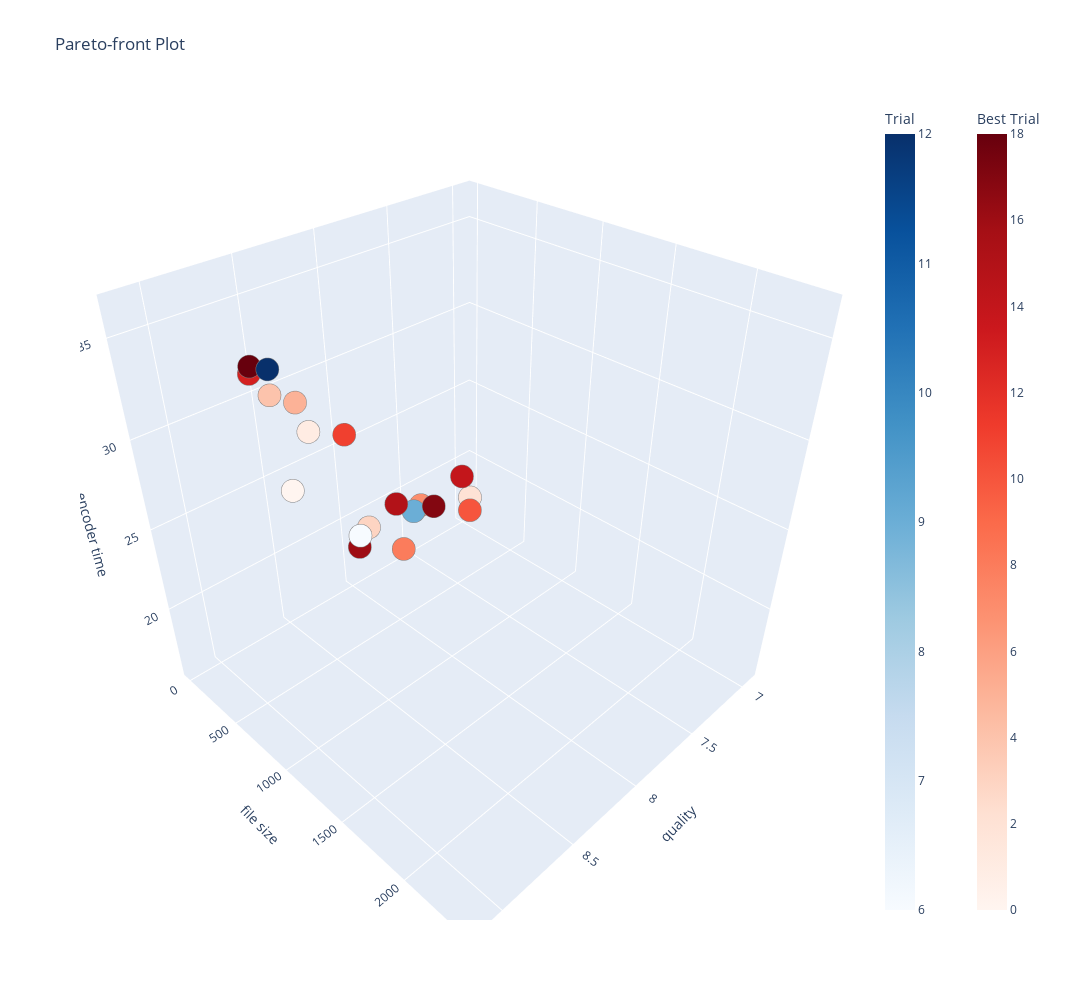

Notebook code for this chart:
### Code cell
import optuna.visualization
import pickle

with open("study.pkl", "rb") as fd:
    study = pickle.load(fd)
fig = optuna.visualization.plot_pareto_front(
    study, target_names=["quality", "file size", "encoder time"]
)
fig.update_layout(
    autosize=False,
    width=1500,
    height=1000,)

### Figure 1 — Plotly figure (JSON) as saved in the notebook; plotly's stock layout.template omitted (floating-point values rounded to 4 significant figures)
{"data": [{"hovertemplate": "%{text}<extra>Trial</extra>", "marker": {"color": [6, 9, 12], "colorbar": {"title": {"text": "Trial"}}, "colorscale": [[0, "rgb(247,251,255)"], [0.125, "rgb(222,235,247)"], [0.25, "rgb(198,219,239)"], [0.375, "rgb(158,202,225)"], [0.5, "rgb(107,174,214)"], [0.625, "rgb(66,146,198)"], [0.75, "rgb(33,113,181)"], [0.875, "rgb(8,81,156)"], [1, "rgb(8,48,107)"]], "line": {"color": "Grey", "width": 0.5}}, "mode": "markers", "showlegend": false, "text": ["{<br>  \"number\": 6,<br>  \"values\": [<br>    7.936159,<br>    39.243659,<br>    18.980860471725464<br>  ],<br>  \"params\": {<br>    \"qp\": 35,<br>    \"tier\": \"high\",<br>    \"rc_lookahead\": 14,<br>    \"spatial_aq\": 0,<br>    \"nonref_p\": 0,<br>    \"strict_gop\": 0,<br>    \"aq_strength\": 10,<br>    \"init_qpP\": 31,<br>    \"init_qpI\": 1,<br>    \"init_qpB\": 51,<br>    \"weighted_pred\": 1<br>  }<br>}", "{<br>  \"number\": 9,<br>  \"values\": [<br>    7.470794,<br>    19.256254,<br>    18.48495078086853<br>  ],<br>  \"params\": {<br>    \"qp\": 22,<br>    \"tier\": \"high\",<br>    \"rc_lookahead\": 9,<br>    \"spatial_aq\": 0,<br>    \"nonref_p\": 0,<br>    \"strict_gop\": 0,<br>    \"aq_strength\": 6,<br>    \"init_qpP\": 39,<br>    \"init_qpI\": 2,<br>    \"init_qpB\": 44,<br>    \"weighted_pred\": 1<br>  }<br>}", "{<br>  \"number\": 12,<br>  \"values\": [<br>    8.991741,<br>    967.927133,<br>    36.02599310874939<br>  ],<br>  \"params\": {<br>    \"qp\": 37,<br>    \"tier\": \"main\",<br>    \"rc_lookahead\": 30,<br>    \"spatial_aq\": 1,<br>    \"nonref_p\": 0,<br>    \"strict_gop\": 0,<br>    \"aq_strength\": 6,<br>    \"init_qpP\": 13,<br>    \"init_qpI\": 51,<br>    \"init_qpB\": 39,<br>    \"weighted_pred\": 0<br>  }<br>}"], "type": "scatter3d", "x": [7.936, 7.471, 8.992], "y": [39.24, 19.26, 967.9], "z": [18.98, 18.48, 36.03]}, {"hovertemplate": "%{text}<extra>Best Trial</extra>", "marker": {"color": [0, 1, 2, 3, 4, 5, 7, 8, 10, 11, 13, 14, 15, 16, 17, 18], "colorbar": {"title": {"text": "Best Trial"}, "x": 1.1, "xpad": 40, "y": 0.5}, "colorscale": [[0, "rgb(255,245,240)"], [0.125, "rgb(254,224,210)"], [0.25, "rgb(252,187,161)"], [0.375, "rgb(252,146,114)"], [0.5, "rgb(251,106,74)"], [0.625, "rgb(239,59,44)"], [0.75, "rgb(203,24,29)"], [0.875, "rgb(165,15,21)"], [1, "rgb(103,0,13)"]], "line": {"color": "Grey", "width": 0.5}}, "mode": "markers", "showlegend": false, "text": ["{<br>  \"number\": 0,<br>  \"values\": [<br>    8.628248,<br>    440.040381,<br>    26.78407335281372<br>  ],<br>  \"params\": {<br>    \"qp\": 38,<br>    \"tier\": \"high\",<br>    \"rc_lookahead\": 3,<br>    \"spatial_aq\": 0,<br>    \"nonref_p\": 1,<br>    \"strict_gop\": 1,<br>    \"aq_strength\": 4,<br>    \"init_qpP\": 18,<br>    \"init_qpI\": 4,<br>    \"init_qpB\": 46,<br>    \"weighted_pred\": 0<br>  }<br>}", "{<br>  \"number\": 1,<br>  \"values\": [<br>    9.054084,<br>    1329.641895,<br>    34.84506845474243<br>  ],<br>  \"params\": {<br>    \"qp\": 32,<br>    \"tier\": \"main\",<br>    \"rc_lookahead\": 1,<br>    \"spatial_aq\": 0,<br>    \"nonref_p\": 0,<br>    \"strict_gop\": 0,<br>    \"aq_strength\": 1,<br>    \"init_qpP\": 8,<br>    \"init_qpI\": 16,<br>    \"init_qpB\": 2,<br>    \"weighted_pred\": 0<br>  }<br>}", "{<br>  \"number\": 2,<br>  \"values\": [<br>    6.931515,<br>    3.9968,<br>    17.029980659484863<br>  ],<br>  \"params\": {<br>    \"qp\": 23,<br>    \"tier\": \"high\",<br>    \"rc_lookahead\": 30,<br>    \"spatial_aq\": 1,<br>    \"nonref_p\": 1,<br>    \"strict_gop\": 1,<br>    \"aq_strength\": 5,<br>    \"init_qpP\": 51,<br>    \"init_qpI\": 26,<br>    \"init_qpB\": 32,<br>    \"weighted_pred\": 0<br>  }<br>}", "{<br>  \"number\": 3,<br>  \"values\": [<br>    7.851552,<br>    21.403424,<br>    19.09623384475708<br>  ],<br>  \"params\": {<br>    \"qp\": 30,<br>    \"tier\": \"main\",<br>    \"rc_lookahead\": 22,<br>    \"spatial_aq\": 0,<br>    \"nonref_p\": 1,<br>    \"strict_gop\": 0,<br>    \"aq_strength\": 13,<br>    \"init_qpP\": 32,<br>    \"init_qpI\": 34,<br>    \"init_qpB\": 0,<br>    \"weighted_pred\": 1<br>  }<br>}", "{<br>  \"number\": 4,<br>  \"values\": [<br>    8.863703,<br>    736.867331,<br>    33.71521759033203<br>  ],<br>  \"params\": {<br>    \"qp\": 36,<br>    \"tier\": \"high\",<br>    \"rc_lookahead\": 1,<br>    \"spatial_aq\": 0,<br>    \"nonref_p\": 1,<br>    \"strict_gop\": 0,<br>    \"aq_strength\": 5,<br>    \"init_qpP\": 14,<br>    \"init_qpI\": 34,<br>    \"init_qpB\": 37,<br>    \"weighted_pred\": 0<br>  }<br>}", "{<br>  \"number\": 5,<br>  \"values\": [<br>    9.108779,<br>    1343.809986,<br>    36.28978371620178<br>  ],<br>  \"params\": {<br>    \"qp\": 40,<br>    \"tier\": \"main\",<br>    \"rc_lookahead\": 26,<br>    \"spatial_aq\": 1,<br>    \"nonref_p\": 0,<br>    \"strict_gop\": 0,<br>    \"aq_strength\": 15,<br>    \"init_qpP\": 12,<br>    \"init_qpI\": 13,<br>    \"init_qpB\": 30,<br>    \"weighted_pred\": 1<br>  }<br>}", "{<br>  \"number\": 7,<br>  \"values\": [<br>    7.393817,<br>    5.287284,<br>    18.527636289596558<br>  ],<br>  \"params\": {<br>    \"qp\": 35,<br>    \"tier\": \"main\",<br>    \"rc_lookahead\": 9,<br>    \"spatial_aq\": 0,<br>    \"nonref_p\": 0,<br>    \"strict_gop\": 0,<br>    \"aq_strength\": 12,<br>    \"init_qpP\": 43,<br>    \"init_qpI\": 30,<br>    \"init_qpB\": 44,<br>    \"weighted_pred\": 1<br>  }<br>}", "{<br>  \"number\": 8,<br>  \"values\": [<br>    7.56249,<br>    7.881091,<br>    16.01510238647461<br>  ],<br>  \"params\": {<br>    \"qp\": 24,<br>    \"tier\": \"high\",<br>    \"rc_lookahead\": 12,<br>    \"spatial_aq\": 1,<br>    \"nonref_p\": 1,<br>    \"strict_gop\": 0,<br>    \"aq_strength\": 6,<br>    \"init_qpP\": 40,<br>    \"init_qpI\": 41,<br>    \"init_qpB\": 12,<br>    \"weighted_pred\": 0<br>  }<br>}", "{<br>  \"number\": 10,<br>  \"values\": [<br>    9.14163,<br>    2392.16254,<br>    36.30701184272766<br>  ],<br>  \"params\": {<br>    \"qp\": 20,<br>    \"tier\": \"main\",<br>    \"rc_lookahead\": 20,<br>    \"spatial_aq\": 0,<br>    \"nonref_p\": 0,<br>    \"strict_gop\": 0,<br>    \"aq_strength\": 9,<br>    \"init_qpP\": 1,<br>    \"init_qpI\": 0,<br>    \"init_qpB\": 31,<br>    \"weighted_pred\": 1<br>  }<br>}", "{<br>  \"number\": 11,<br>  \"values\": [<br>    9.123695,<br>    1680.957535,<br>    36.26118803024292<br>  ],<br>  \"params\": {<br>    \"qp\": 20,<br>    \"tier\": \"high\",<br>    \"rc_lookahead\": 19,<br>    \"spatial_aq\": 1,<br>    \"nonref_p\": 0,<br>    \"strict_gop\": 0,<br>    \"aq_strength\": 10,<br>    \"init_qpP\": 8,<br>    \"init_qpI\": 1,<br>    \"init_qpB\": 9,<br>    \"weighted_pred\": 0<br>  }<br>}", "{<br>  \"number\": 13,<br>  \"values\": [<br>    8.872778,<br>    594.787054,<br>    34.27059888839722<br>  ],<br>  \"params\": {<br>    \"qp\": 31,<br>    \"tier\": \"high\",<br>    \"rc_lookahead\": 20,<br>    \"spatial_aq\": 1,<br>    \"nonref_p\": 1,<br>    \"strict_gop\": 0,<br>    \"aq_strength\": 9,<br>    \"init_qpP\": 18,<br>    \"init_qpI\": 28,<br>    \"init_qpB\": 8,<br>    \"weighted_pred\": 0<br>  }<br>}", "{<br>  \"number\": 14,<br>  \"values\": [<br>    7.008031,<br>    3.315725,<br>    18.96347427368164<br>  ],<br>  \"params\": {<br>    \"qp\": 33,<br>    \"tier\": \"high\",<br>    \"rc_lookahead\": 16,<br>    \"spatial_aq\": 1,<br>    \"nonref_p\": 0,<br>    \"strict_gop\": 0,<br>    \"aq_strength\": 7,<br>    \"init_qpP\": 51,<br>    \"init_qpI\": 36,<br>    \"init_qpB\": 26,<br>    \"weighted_pred\": 1<br>  }<br>}", "{<br>  \"number\": 15,<br>  \"values\": [<br>    7.605587,<br>    6.391365,<br>    19.574257850646973<br>  ],<br>  \"params\": {<br>    \"qp\": 27,<br>    \"tier\": \"main\",<br>    \"rc_lookahead\": 29,<br>    \"spatial_aq\": 1,<br>    \"nonref_p\": 1,<br>    \"strict_gop\": 0,<br>    \"aq_strength\": 13,<br>    \"init_qpP\": 44,<br>    \"init_qpI\": -1,<br>    \"init_qpB\": 12,<br>    \"weighted_pred\": 1<br>  }<br>}", "{<br>  \"number\": 16,<br>  \"values\": [<br>    7.939176,<br>    26.675871,<br>    18.12201452255249<br>  ],<br>  \"params\": {<br>    \"qp\": 22,<br>    \"tier\": \"main\",<br>    \"rc_lookahead\": 2,<br>    \"spatial_aq\": 0,<br>    \"nonref_p\": 1,<br>    \"strict_gop\": 0,<br>    \"aq_strength\": 13,<br>    \"init_qpP\": 31,<br>    \"init_qpI\": 28,<br>    \"init_qpB\": 48,<br>    \"weighted_pred\": 1<br>  }<br>}", "{<br>  \"number\": 17,<br>  \"values\": [<br>    9.123358,<br>    2186.071773,<br>    35.49855136871338<br>  ],<br>  \"params\": {<br>    \"qp\": 38,<br>    \"tier\": \"main\",<br>    \"rc_lookahead\": 10,<br>    \"spatial_aq\": 0,<br>    \"nonref_p\": 1,<br>    \"strict_gop\": 0,<br>    \"aq_strength\": 14,<br>    \"init_qpP\": 2,<br>    \"init_qpI\": 34,<br>    \"init_qpB\": 10,<br>    \"weighted_pred\": 0<br>  }<br>}", "{<br>  \"number\": 18,<br>  \"values\": [<br>    9.02623,<br>    882.366459,<br>    35.99608278274536<br>  ],<br>  \"params\": {<br>    \"qp\": 36,<br>    \"tier\": \"high\",<br>    \"rc_lookahead\": 20,<br>    \"spatial_aq\": 1,<br>    \"nonref_p\": 1,<br>    \"strict_gop\": 1,<br>    \"aq_strength\": 14,<br>    \"init_qpP\": 16,<br>    \"init_qpI\": 36,<br>    \"init_qpB\": 24,<br>    \"weighted_pred\": 0<br>  }<br>}"], "type": "scatter3d", "x": [8.628, 9.054, 6.932, 7.852, 8.864, 9.109, 7.394, 7.562, 9.142, 9.124, 8.873, 7.008, 7.606, 7.939, 9.123, 9.026], "y": [440.0, 1330.0, 3.997, 21.4, 736.9, 1344.0, 5.287, 7.881, 2392.0, 1681.0, 594.8, 3.316, 6.391, 26.68, 2186.0, 882.4], "z": [26.78, 34.85, 17.03, 19.1, 33.72, 36.29, 18.53, 16.02, 36.31, 36.26, 34.27, 18.96, 19.57, 18.12, 35.5, 36.0]}], "layout": {"autosize": false, "height": 1000, "scene": {"aspectmode": "auto", "aspectratio": {"x": 1, "y": 1, "z": 1}, "xaxis": {"title": {"text": "quality"}, "type": "linear"}, "yaxis": {"title": {"text": "file size"}, "type": "linear"}, "zaxis": {"title": {"text": "encoder time"}, "type": "linear"}}, "title": {"text": "Pareto-front Plot"}, "width": 1500}}
